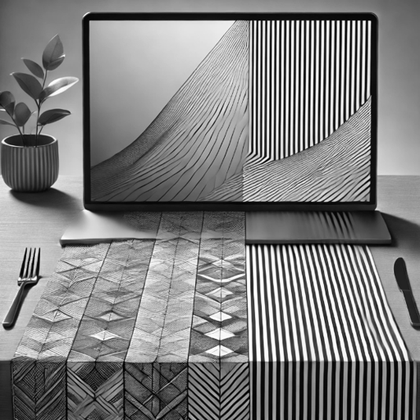
%> input picture tablecloth_and_desktop1.png, 420 x 420 px, shrunk from 512 x 512 before the run
$ octave texmos_test.m   (GNU Octave 9; MATLAB toolbox functions it lacks are replaced by stand-ins)
%> lines starting %> are read from the running program, lines starting %| are printed output that depends on the picture
### ImSmoothL0TVQP.m
% [99 lines of commented-out code are left out]


function [u,OutPut] = ImSmoothL0TVQP(f, Param)


MaxIter = 5;
SolRE   = 1e-4;
kappa   = 2;            lambda  = 200;
betamax = 1e5;          sigma   = 2;
beta    = 1;

if nargin == 2
    if isfield(Param,'PrimalStep'), kappa     = Param.kappa;      end
    if isfield(Param,'MaxIter'),    MaxIter   = Param.MaxIter;    end
    if isfield(Param,'SolRE'),      SolRE     = Param.SolRE;      end
    if isfield(Param,'Reglambda'),  lambda    = Param.Reglambda;  end
    if isfield(Param,'Sigma'),      sigma     = Param.Sigma;      end
    if isfield(Param,'Beta'),       beta      = Param.Beta;       end
    if isfield(Param,'BetaMax'),    betamax   = Param.BetaMax;    end
end
kouter  = 0;       k   = 0;

sr  = 2 * ceil(3*sigma) + 1;
psf = fspecial('gaussian', [sr,sr], sigma);
H   = ClassBlurMatrix(psf,size(f));
g   = f;
Hg  = H * g;        u   = Hg;
Htg = H' * Hg;      HtH = H' * H;

R   = ClassImGrad('cir',size(g),1);%R = ClassFoImDiff('cir',size(g));
RtR = R' * R;      Lap = RtR;

if ~exist('beta','var'), Ru  = abs(R*u);     beta = 1/mean(Ru(:));  end

lamiter = lambda/8;
ratio   = floor(log(betamax/beta)/log(kappa))-1;
ratio   = 1.5^(5/ratio);

while beta < betamax
    kouter = kouter + 1;
    A      = lamiter * HtH + beta*Lap;
    for i = 1:MaxIter
        k   = k + 1;
        [z,zz] = ImGradHardTh(R * u,1/beta);
        zz  = sqrt(sum(sum(z.^2,4),3));
        figure(1); imshow(1-zz/max(zz(:)));
        figure(2); imshow(u); pause(0.05)

        rhs = lamiter * Htg + beta * R' * z;
        unew = A\rhs;
        re = norm(unew(:)-u(:))/norm(u(:));

        u = unew; %u(u>1)=1; u(u<0) = 0;
        e = H * u - f; norm(e(:))^2;

       fprintf('%3d-th iteration, beta: %1.2e, relative error: %1.2e\n',k,norm(e(:))^2,lamiter);
        if re<SolRE, break; end
    end
    lamiter = min(lamiter*ratio, lambda);
    beta    = beta*kappa;


end


[lamiter kouter]
figure; imshow(u);
OutPut.OuterIter = kouter;
OutPut.TotalIter = k;

% [17 lines left out: functions ImGradHardTh, ImGradHardTh2, not called in this run]


% [92 lines of commented-out code are left out]

### texmos_test.m
clear all, close all; clc;

u0     = im2double(imread('tablecloth_and_desktop1.png'))*1;
%> u0: size 420x420 double; min 0, max 1, mean 0.5
[m,n] = size(u0);
%> m = 420; n = 420
[x,y] = meshgrid(1:n,1:m);
v0     = zeros(m,n);
a = 0.4;
v0(1:m/2,1:n/2)     = a*cos(2*pi*128/m*x(1:m/2,1:n/2)).*cos(2*pi*128/n*y(1:m/2,1:n/2));%sum(v0(:));
v0(m/2+1:end,1:n/2) = a*cos(2*pi*64/m*x(m/2+1:end,1:n/2));%sum(v0(:));
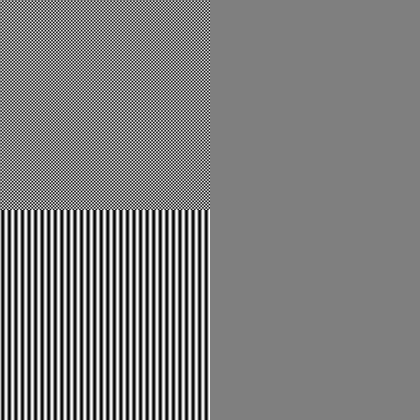
%> v0: size 420x420 double; min -0.4, max 0.4, mean -9.74e-19; drawn with min black and max white
v0(1:m/2,n/2+1:end) = a*cos(2*pi*64*(x(1:m/2,n/2+1:end)/m+y(1:m/2,n/2+1:end)/n)) ;%sum(v0(:));
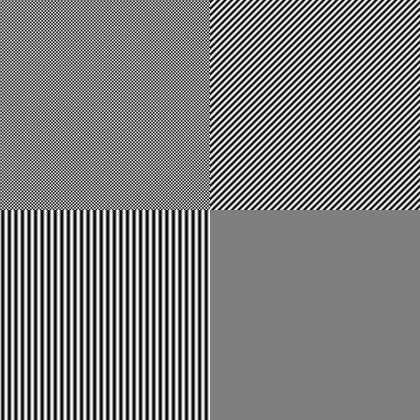
%> v0: size 420x420 double; min -0.4, max 0.4, mean -1.33e-16; drawn with min black and max white
v0(m/2+1:end,m/2+1:end) = a*cos((2*pi*128)/m*y(m/2+1:end,1:n/2));
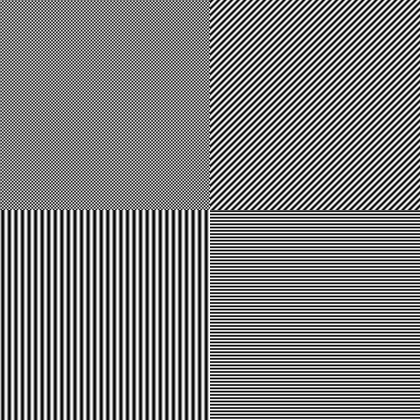
%> v0: size 420x420 double; min -0.4, max 0.4, mean -1.13e-16; drawn with min black and max white

Im     = u0+v0;
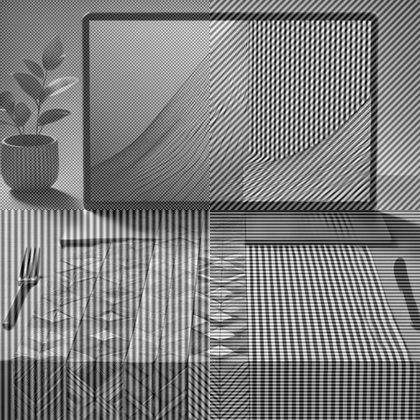
%> Im: size 420x420 double; min -0.4, max 1.4, mean 0.5; drawn with min black and max white

sigma  = 3;
lambda = 1e4;
Param.Reglambda = lambda;
Param.Sigma     = sigma;
Im              = im2double(Im);

tic; [uu,OutPut] = ImSmoothL0TVQP(Im, Param); t=toc;
%> in ImSmoothL0TVQP, `Hg = H * g`:
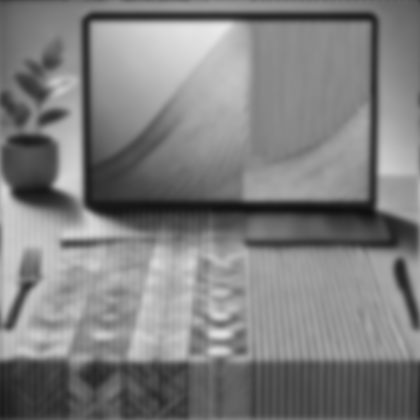
%> Hg: size 420x420 double; min 0.0612, max 0.914, mean 0.5
%> the loop in ImSmoothL0TVQP, `while beta < betamax` made 17 passes
%|   2-th iteration, beta: 1.77e+04, relative error: 1.25e+03
%|   4-th iteration, beta: 1.78e+04, relative error: 1.43e+03
%|   6-th iteration, beta: 1.78e+04, relative error: 1.64e+03
%|   8-th iteration, beta: 1.78e+04, relative error: 1.88e+03
%|  10-th iteration, beta: 1.78e+04, relative error: 2.15e+03
%|  12-th iteration, beta: 1.79e+04, relative error: 2.46e+03
%|  14-th iteration, beta: 1.79e+04, relative error: 2.81e+03
%|  19-th iteration, beta: 1.79e+04, relative error: 3.22e+03
%> (further printed lines are left out)
%> after the loop in ImSmoothL0TVQP, `while beta < betamax`: beta = 131072; k = 64; kouter = 17; lamiter = 10000
%> in ImSmoothL0TVQP, `[lamiter kouter]`: ans = [10000 17]
%> in ImSmoothL0TVQP, `imshow(u)`:
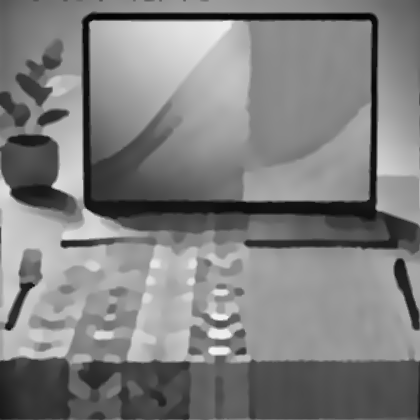
%> displayed picture: size 420x420, on the screen's scale of 0 to 255; min 1, max 246, mean 127.5
%> in ImSmoothL0TVQP, `OutPut.OuterIter = kouter;`: OutPut.OuterIter = 17
%> in ImSmoothL0TVQP, `OutPut.TotalIter = k;`: OutPut.TotalIter = 64
%> after `[uu,OutPut] = ImSmoothL0TVQP(Im, Param)`: OutPut = {OuterIter 17, TotalIter 64}
figure(90); imshow(uu);
figure(91); imshow((Im-uu)+0.5);
%> after `imshow((Im-uu)+0.5)`:
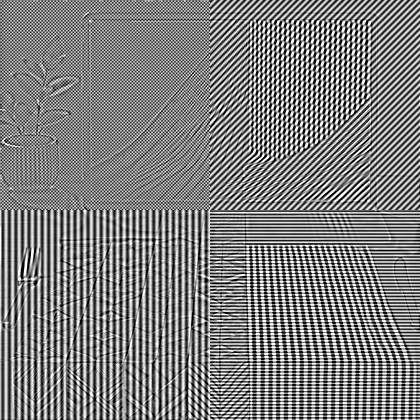
%> displayed picture: size 420x420, on the screen's scale of 0 to 255; min 0, max 255, mean 127.6


% [50 lines of commented-out code are left out]

$ run again, with texmos3.s512.tiff saved as tablecloth_and_desktop1.png
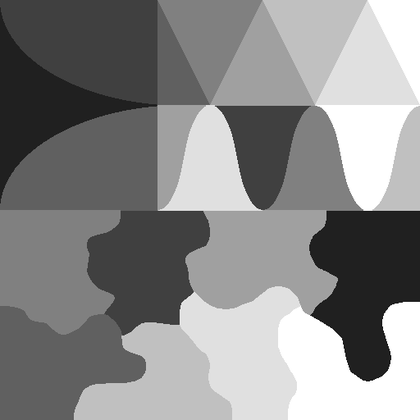
%> input picture texmos3.s512.tiff, 420 x 420 px, shrunk from 512 x 512 before the run
%> the loop in ImSmoothL0TVQP, `while beta < betamax` made 17 passes
%|   2-th iteration, beta: 1.28e+04, relative error: 1.25e+03
%|   4-th iteration, beta: 1.28e+04, relative error: 1.43e+03
%|   6-th iteration, beta: 1.28e+04, relative error: 1.64e+03
%|   8-th iteration, beta: 1.28e+04, relative error: 1.88e+03
%|  10-th iteration, beta: 1.28e+04, relative error: 2.15e+03
%> (further printed lines are left out)
%> after the loop in ImSmoothL0TVQP, `while beta < betamax`: beta = 131072; k = 64; kouter = 17; lamiter = 10000
%> ans = [10000 17]
%> OutPut.OuterIter = 17
%> OutPut.TotalIter = 64
%> `[uu,OutPut] = ImSmoothL0TVQP(Im, Param)`:
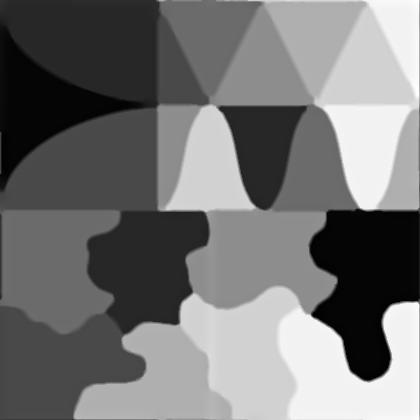
%> uu: size 420x420 double; min 0.105, max 1.05, mean 0.539; drawn with min black and max white
%> OutPut = {OuterIter 17, TotalIter 64}
%> `imshow((Im-uu)+0.5)`:
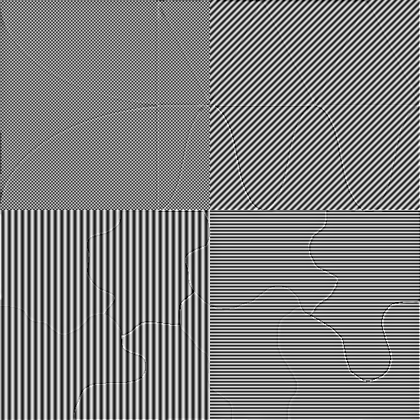
%> displayed picture: size 420x420, on the screen's scale of 0 to 255; min 0, max 255, mean 127.5
